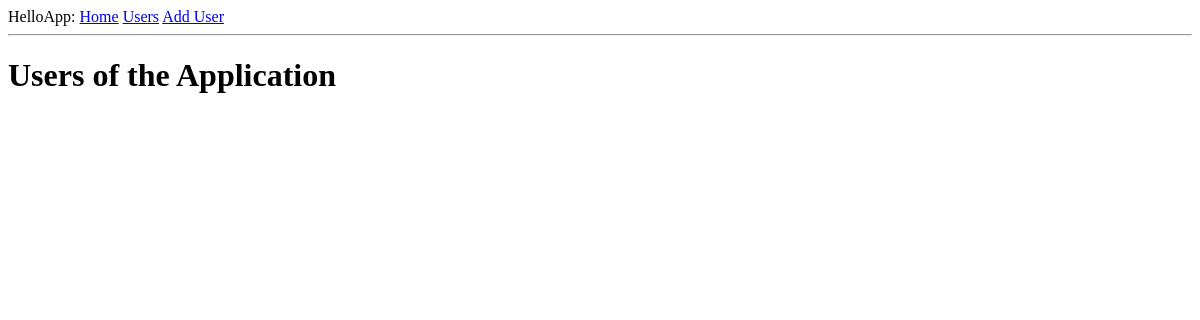
The app's page /users/, older data.
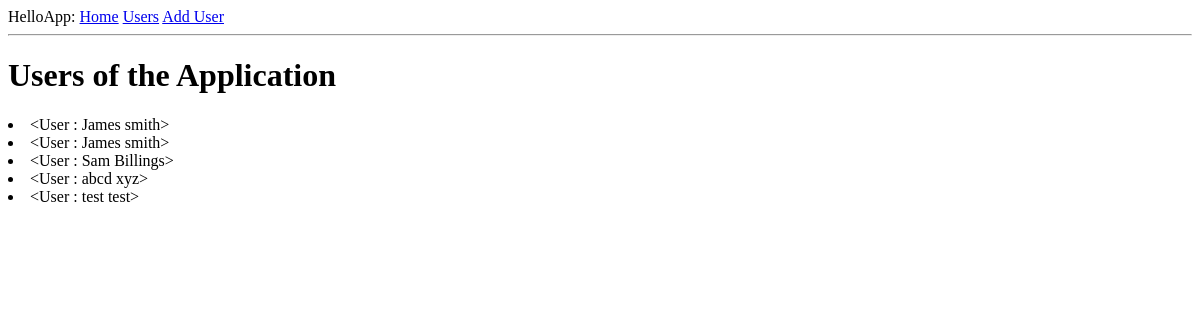
The same page, newer data.
### helloapp/models.py (models this page shows)
class User(db.Model):
    id = db.Column(db.Integer, primary_key=True)
    fname = db.Column(db.String(100), index=True)
    lname = db.Column(db.String(100), index=True)
    email = db.Column(db.String(120), index=True, unique=True)
    def __repr__(self):
        return "<User : {}>".format(self.fname+' '+self.lname)

### helloapp/__init__.py (the view)
@app.route("/users/")
def display_users():
    users = User.query.all()
    return render_template('users.html', title='Users', users=users)

### helloapp/templates/users.html
{% extends 'base.html' %}
{% block content %}
    <h1> Users of the Application</h1>
    {% for user in users %}
        <li> {{user}} </li>
    {% endfor %}
{% endblock %}

### helloapp/templates/base.html (shortened to what this page needs)
<html>
  <head>
  </head>
  <body>
    <div>HelloApp: <a href="/">Home</a> <a href="/users">Users</a> <a href="/adduser">Add User</a></div>
    <hr>
    {% block content %}{% endblock %}
  </body>
</html>

Row changes from the older to the newer data that the page shows:
now on this page (row unchanged): User: fname+lname "<User : James smith>"
now on this page (row unchanged): User: fname+lname "<User : James smith>"
now on this page (row unchanged): User: fname+lname "<User : Sam Billings>"
added User: fname+lname "<User : abcd xyz>"
added User: fname+lname "<User : test test>"
